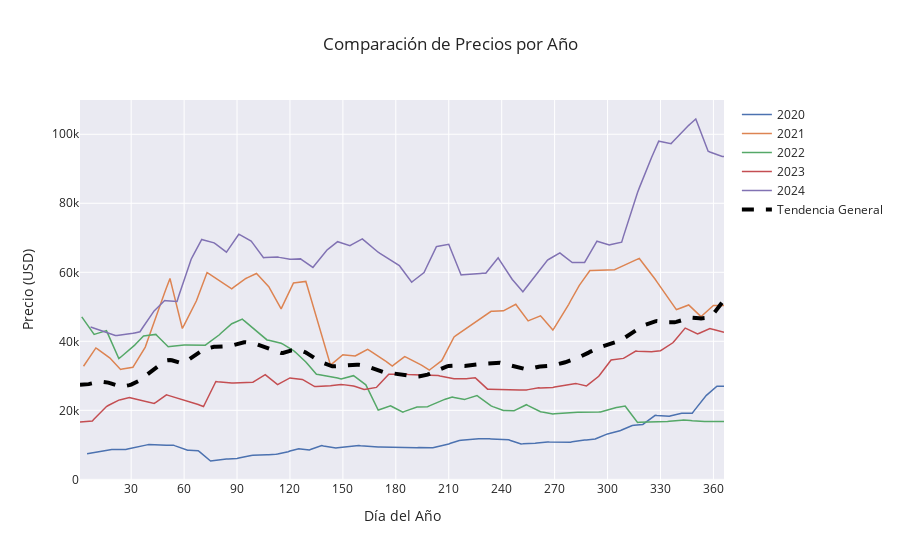

Notebook cell for this chart:
### Code cell
def plot_yearly_price_overlay_with_global_trend(data, date_col="date", price_col="close"):
    data[date_col] = pd.to_datetime(data[date_col])
    data = data.loc[data[date_col].dt.year < 2025]
    
    data["Year"] = data[date_col].dt.year
    data["DayOfYear"] = data[date_col].dt.dayofyear

    full_days = pd.DataFrame({"DayOfYear": range(1, 367)})
    traces = []

    for year in sorted(data["Year"].unique()):
        yearly_data = data[data["Year"] == year][["DayOfYear", price_col]].copy()
        yearly_data = full_days.merge(yearly_data, on="DayOfYear", how="left")
        yearly_data[price_col] = yearly_data[price_col].interpolate()
        
        trace = go.Scatter(
            x=yearly_data["DayOfYear"],
            y=yearly_data[price_col],
            mode="lines",
            name=str(year),
            line=dict(width=1.5)
        )
        traces.append(trace)

    global_trend = data.groupby("DayOfYear")[price_col].mean().reset_index()
    global_trend = full_days.merge(global_trend, on="DayOfYear", how="left")
    global_trend[price_col] = global_trend[price_col].interpolate()
    global_trend[price_col] = gaussian_filter1d(global_trend[price_col], sigma=4)
    
    trend_trace = go.Scatter(
        x=global_trend["DayOfYear"],
        y=global_trend[price_col],
        mode="lines",
        name="Tendencia General",
        line=dict(color="black", width=4, dash="dash")
    )
    traces.append(trend_trace)

    layout = dict(
        title="Comparación de Precios por Año",
        xaxis=dict(title="Día del Año", dtick=30),
        yaxis=dict(title="Precio (USD)"),
        template="seaborn"
    )

    fig = go.Figure(data=traces, layout=layout)
    iplot(fig, filename="Yearly Price Overlay with Global Trend")

plot_yearly_price_overlay_with_global_trend(weekly_data)

### Figure 1 — Plotly figure (JSON) as saved in the notebook; plotly's stock layout.template omitted (floating-point values rounded to 4 significant figures; data arrays with more than 128 entries replaced by an {"elided": "..."} marker saying what was removed)
{"data": [{"line": {"width": 1.5}, "mode": "lines", "name": "2020", "type": "scatter", "x": {"elided": "366 int values"}, "y": {"elided": "366 float values"}}, {"line": {"width": 1.5}, "mode": "lines", "name": "2021", "type": "scatter", "x": {"elided": "366 int values"}, "y": {"elided": "366 float values"}}, {"line": {"width": 1.5}, "mode": "lines", "name": "2022", "type": "scatter", "x": {"elided": "366 int values"}, "y": {"elided": "366 float values"}}, {"line": {"width": 1.5}, "mode": "lines", "name": "2023", "type": "scatter", "x": {"elided": "366 int values"}, "y": {"elided": "366 float values"}}, {"line": {"width": 1.5}, "mode": "lines", "name": "2024", "type": "scatter", "x": {"elided": "366 int values"}, "y": {"elided": "366 float values"}}, {"line": {"color": "black", "dash": "dash", "width": 4}, "mode": "lines", "name": "Tendencia General", "type": "scatter", "x": {"elided": "366 int values"}, "y": {"elided": "366 float values"}}], "layout": {"title": {"text": "Comparación de Precios por Año"}, "xaxis": {"dtick": 30, "title": {"text": "Día del Año"}}, "yaxis": {"title": {"text": "Precio (USD)"}}}}
